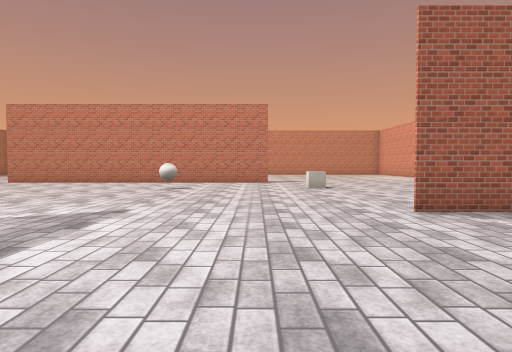
[1] (above)

18 first-person views from a walk through a 3-D level made in the Unity game engine. The camera is 1.4 m above the floor, tilts 2° down and sees 75° across. The floor is counted in squares, 2 m on a side. Each view is taken from the middle of a square. On the plan, view 1 faces up. The plan holds only what a view shows up to about 10 squares ahead; the rest is blank. The player is left out. Surface patterns are stand-ins for the level's own textures.

[2]
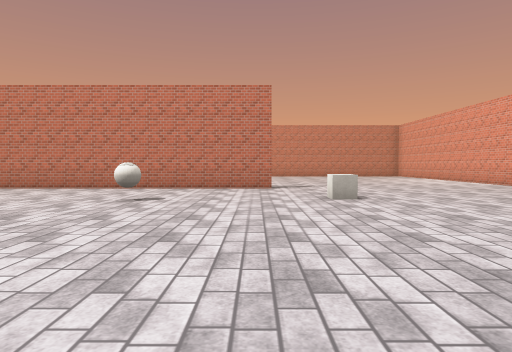

[3]
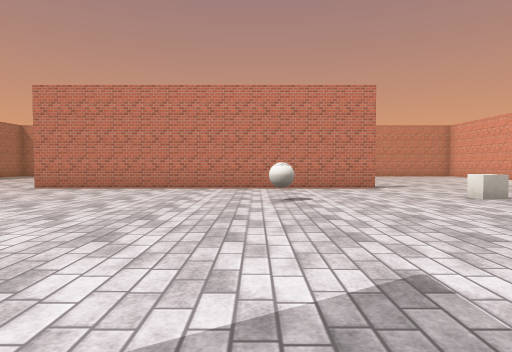

[4]
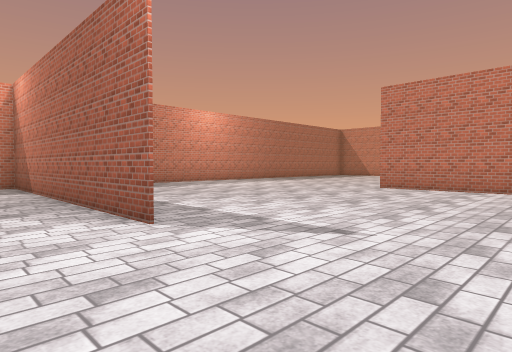

[5]
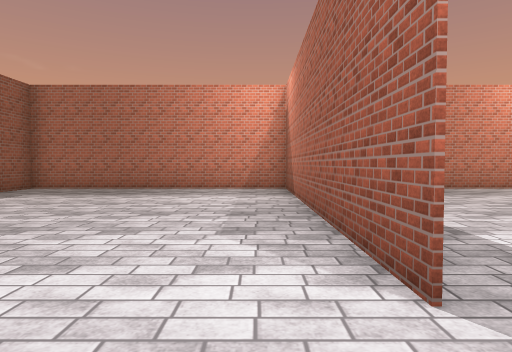

[6]
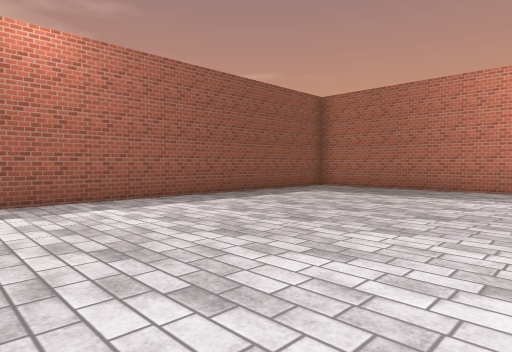

[7]
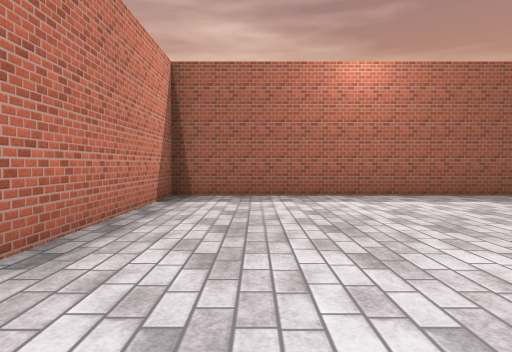

[8]
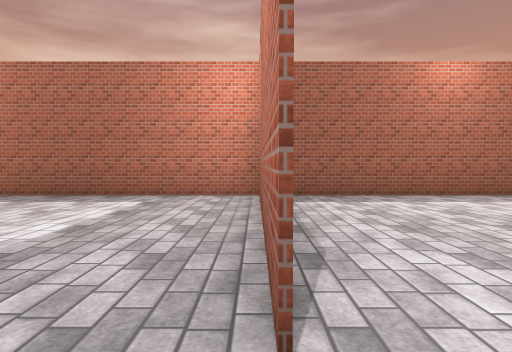

[9]
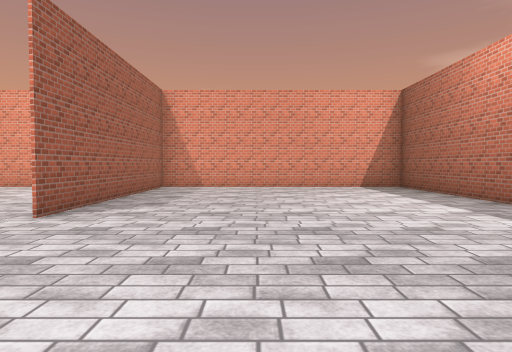

[10]
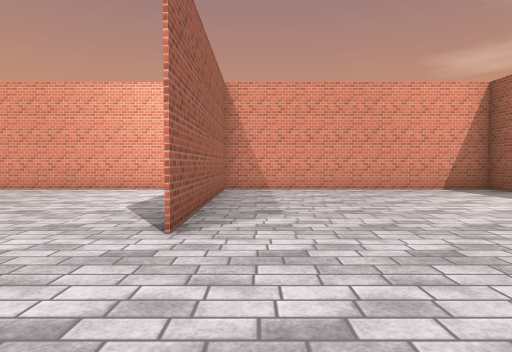

[11]
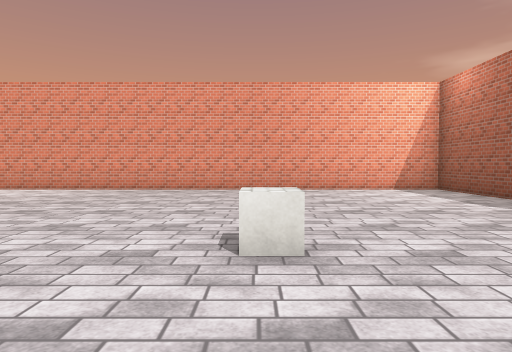

[12]
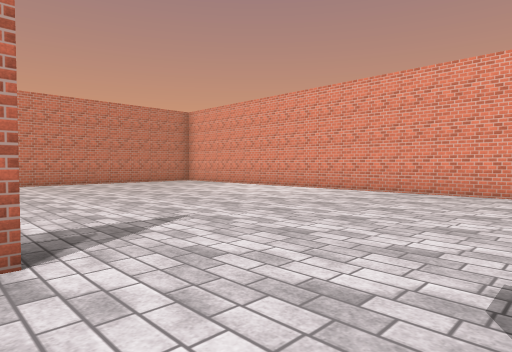

[13]
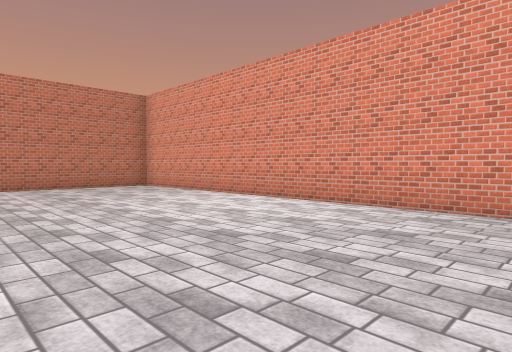

[14]
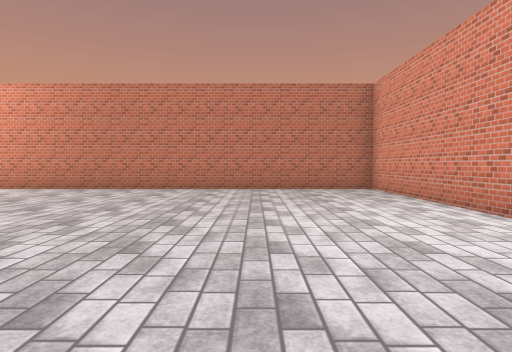

[15]
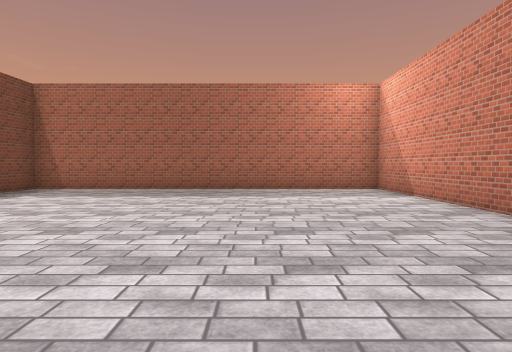

[16]
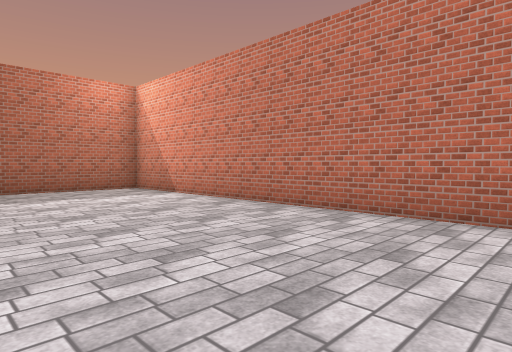

[17]
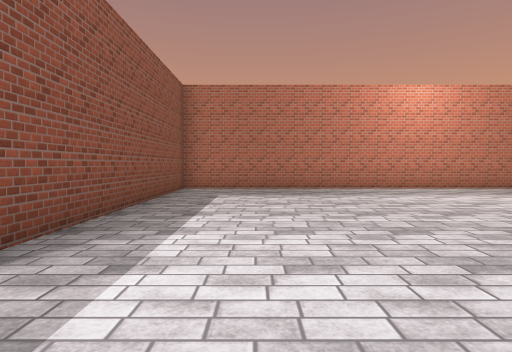

[18]
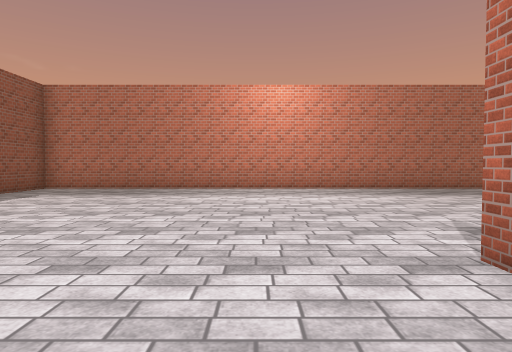

### Floor plan
Points are (right, up) in squares from view 1. A wall is a line through its corners. A room is listed if a view was taken in it or the views show most of it. See-through windows are left out.
Room 1 (views 1, 2, 3, 4, 5, 6, 7, 8, 9, 10, 11, 12, 13, 14, 15, 16, 17, 18)
walls: (0.5, 12.6) (-9.5, 12.6); (-4.1, 3.9) (-4.1, -1.4); (-8.5, 4.9) (-16.6, 4.9); (5.6, 4.9) (8.4, 4.9); (-4.1, -2.4) (-4.1, 2.6); (8.1, 4.9) (2.2, 4.9); (-16.8, 4.9) (-9.6, 4.9); (-16.6, 17.6) (-16.6, -2.5) (1.8, -2.5); (3.8, -2.5) (8.3, -2.5) (8.3, 22.5) (-4.5, 22.5) (-4.5, 12.7) (-3.1, 12.7)
objects: other object (-2, 10); other object (2, 10)

Where each view was taken, in squares from view 1:
view 1: 0 up, 0 right, facing up
view 2: 3 up, 0 right, facing up
view 3: 3 up, 3 left, facing up
view 4: 3 up, 5 left, facing up-left
view 5: 4 up, 7 left, facing left
view 6: 4 up, 7 left, facing down-left
view 7: 5 up, 6 left, facing down
view 8: 5 up, 4 left, facing down
view 9: 2 up, 2 left, facing right
view 10: 4 up, 1 left, facing right
view 11: 10 up, 1 left, facing right
view 12: 10 up, 0 right, facing up-right
view 13: 12 up, 3 right, facing up-right
view 14: 13 up, 5 right, facing up
view 15: 19 up, 5 right, facing left
view 16: 18 up, 5 right, facing up-left
view 17: 7 up, 7 left, facing left
view 18: 11 up, 7 left, facing left
